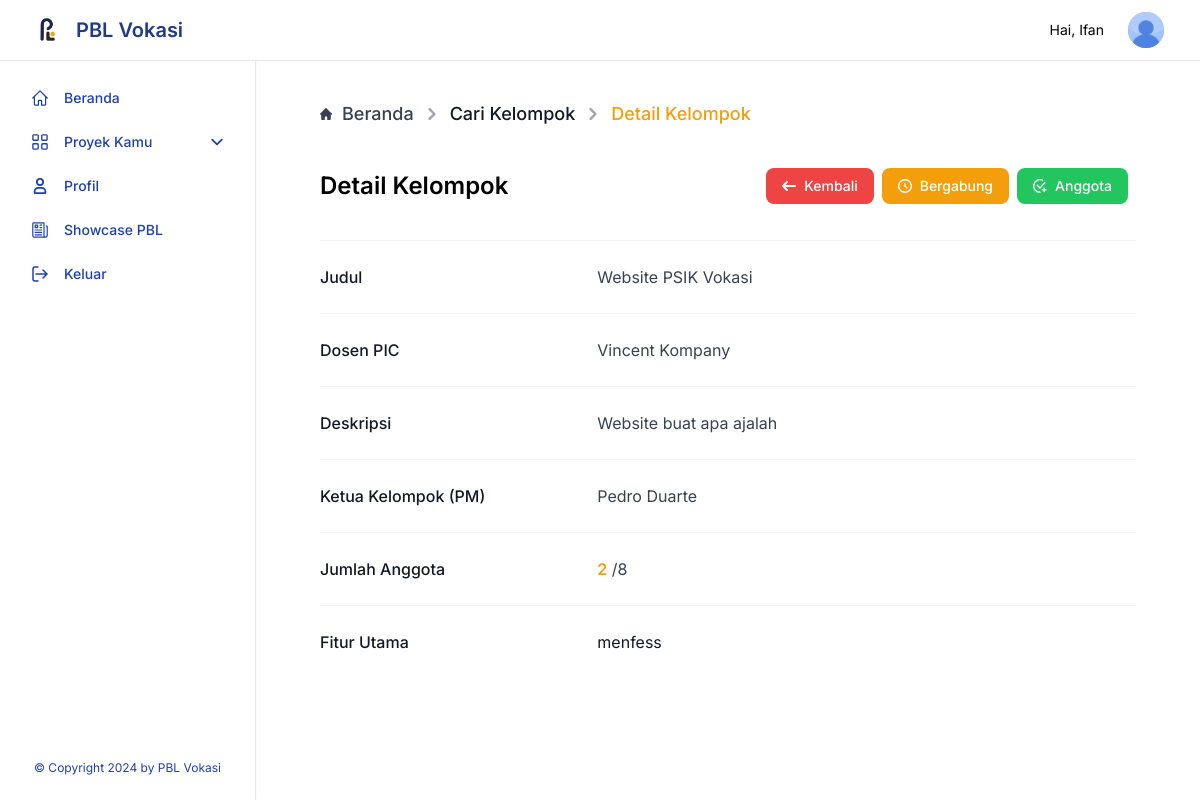
Page /user/detail-kelompok.php?bid=13&id=49 (signed in) on the committed database.
### tables this page shows
CREATE TABLE `bunch` (
  `bunch_id` int(20) NOT NULL,
  `bunch_name` varchar(250) NOT NULL,
  `leader_id` varchar(250) NOT NULL,
  `project_id` int(20) NOT NULL,
  `grade` int(20) NOT NULL,
  `status_show` varchar(12) NOT NULL
);

CREATE TABLE `proyek` (
  `id_proyek` int(20) NOT NULL,
  `nama_proyek` varchar(500) NOT NULL,
  `deskripsi_proyek` varchar(2500) NOT NULL,
  `id_user` varchar(250) NOT NULL,
  `req` varchar(2500) NOT NULL,
  `minggu` int(10) NOT NULL,
  `status_show` varchar(10) NOT NULL,
  `pict` varchar(250) NOT NULL,
  `category` int(11) NOT NULL
);

CREATE TABLE `user` (
  `email` varchar(250) NOT NULL,
  `id` varchar(20) NOT NULL,
  `nama_user` varchar(250) NOT NULL,
  `level` varchar(250) NOT NULL,
  `gambar` varchar(500) NOT NULL,
  `password` varchar(700) NOT NULL
);

### query/query.php (called while the page is built, shortened)
<?php
require 'connectdb.php';
function execThis($query)
{
  global $conn;
  $result = mysqli_query($conn, $query);
  $rows = [];
  while ($row = mysqli_fetch_assoc($result)) {
    $rows[] = $row;
  }
  return $rows;
}

### user/detail-kelompok.php (the view, shortened to what this page needs)
<?php
require '../query/query.php';
$projects = execThis("SELECT bunch_id, id_proyek, bunch_name, leader.nama_user AS leader_name, nama_proyek, category, observer.nama_user AS observer_name, deskripsi_proyek, req FROM bunch INNER JOIN proyek ON bunch.project_id = proyek.id_proyek INNER JOIN user AS leader ON bunch.leader_id = leader.email INNER JOIN user AS observer ON proyek.id_user = observer.email WHERE bunch_id = " . $_GET['bid'] . "");
$bunch_sum = mysqli_query($conn, "SELECT nama_user FROM bunch_member INNER JOIN user ON bunch_member.member_id = user.email WHERE bunch_id = " . $_GET['bid'] . "");
$bunch_num = mysqli_num_rows($bunch_sum);
?>
<!DOCTYPE html>
<html lang="en">
<head>
  <?php include("./includes/head.php") ?>
</head>
<body class="bg-white">
  <?php include("./includes/navbar.php") ?>
  <?php include("./includes/aside.php") ?>
  <div class="p-4 sm:ml-64">
    <div class="rounded-lg mt-14 flex flex-col item-start">
      <div class="mx-auto w-full px-4 lg:px-12">
        <nav class="flex my-7" aria-label="Breadcrumb">
          <ol class="inline-flex items-center space-x-1 md:space-x-2 rtl:space-x-reverse">
            <li class="inline-flex items-center">
              <a href="./dashboard.php" class="inline-flex items-center text-xs md:text-lg font-medium text-gray-700 hover:text-amber-500">
                Beranda
              </a>
            </li>
            <li class="inline-flex items-center">
              <div class="flex items-center">
                <svg class="ms-1 rtl:rotate-180 w-3 h-3 text-gray-400 mx-1" aria-hidden="true" xmlns="http://www.w3.org/2000/svg" fill="none" viewBox="0 0 6 10">
                  <path stroke="currentColor" stroke-linecap="round" stroke-linejoin="round" stroke-width="2" d="m1 9 4-4-4-4" />
                </svg>
                <a href="./groups.php" class="inline-flex items-center text-xs md:text-lg font-medium text-gray-700 hover:text-amber-500">
                  <span class="ms-1 text-xs md:text-lg font-medium text-gray-900 hover:text-amber-500 md:ms-2">Cari Kelompok</span>
                </a>
              </div>
            </li>
            <li aria-current="page">
              <div class="flex items-center">
                <svg class="rtl:rotate-180 w-3 h-3 text-gray-400 mx-1" aria-hidden="true" xmlns="http://www.w3.org/2000/svg" fill="none" viewBox="0 0 6 10">
                  <path stroke="currentColor" stroke-linecap="round" stroke-linejoin="round" stroke-width="2" d="m1 9 4-4-4-4" />
                </svg>
                <span class="ms-1 text-xs md:text-lg font-medium text-amber-500 md:ms-2">Detail Kelompok</span>
              </div>
            </li>
          </ol>
        </nav>
        <div class="flex w-full flex-wrap justify-between items-center">
          <h2 class="text-2xl font-semibold">Detail Kelompok</h2>
          <div class="flex items-center flex-wrap">
            <a href="groups.php?" type="button" class="text-white bg-red-500 hover:bg-red-400 focus:ring-4 focus:outline-none focus:ring-red-300 font-medium rounded-lg text-sm px-4 py-2 text-center inline-flex items-center me-2 my-3">
              <svg class="w-3.5 h-3.5 me-2" aria-hidden="true" xmlns="http://www.w3.org/2000/svg" fill="none" viewBox="0 0 14 10">
                <path stroke="currentColor" stroke-linecap="round" stroke-linejoin="round" stroke-width="2" d="M13 5H1m0 0 4 4M1 5l4-4" />
              </svg>
              Kembali
            </a>
            <button data-modal-target="popup-modal-req" data-modal-toggle="popup-modal-req" type="button" class="<?php if ($bunch_num == 8) : echo "hidden" ?> <?php endif; ?> text-white bg-amber-500 hover:bg-amber-600 focus:ring-4 focus:outline-none focus:ring-amber-300 font-medium rounded-lg text-sm px-4 py-2 text-center inline-flex items-center me-2 my-2">
              <svg class="w-3.5 h-3.5 me-2" aria-hidden="true" xmlns="http://www.w3.org/2000/svg" fill="none" viewBox="0 0 20 20">
                <path stroke="currentColor" stroke-linejoin="round" stroke-width="2" d="M10 6v4l3.276 3.276M19 10a9 9 0 1 1-18 0 9 9 0 0 1 18 0Z" />
              </svg>
              Bergabung
            </button>
            <button type="button" data-modal-target="member-list-modal" data-modal-toggle="member-list-modal" class="text-white bg-green-500 hover:bg-green-400 focus:ring-4 focus:outline-none focus:ring-green-300 font-medium rounded-lg text-sm px-4 py-2 text-center inline-flex items-center me-2 my-2">
              <svg class="w-3.5 h-3.5 me-2" aria-hidden="true" xmlns="http://www.w3.org/2000/svg" width="20" height="20" fill="none" viewBox="0 0 20 20">
                <path stroke="currentColor" stroke-linecap="round" stroke-linejoin="round" stroke-width="2" d="M9.994 19a8.999 8.999 0 1 1 3.53-17.281M5.995 9l4 4 7-8m-1 8v5m-2.5-2.5h5" />
              </svg>
              Anggota
            </button>
          </div>
        </div>
        <?php foreach ($projects as $project) : ?>
          <div class="mt-6 border-t border-gray-100">
            <dl class="divide-y divide-gray-100">
              <div class="px-4 py-6 sm:grid sm:grid-cols-3 sm:gap-4 sm:px-0">
                <dt class="text-md font-medium leading-6 text-gray-900">Judul</dt>
                <dd class="mt-1 text-md leading-6 text-gray-700 sm:col-span-2 sm:mt-0"><?= $project['nama_proyek'] ?></dd>
              </div>
              <div class="px-4 py-6 sm:grid sm:grid-cols-3 sm:gap-4 sm:px-0">
                <dt class="text-md font-medium leading-6 text-gray-900">Dosen PIC</dt>
                <dd class="mt-1 text-md leading-6 text-gray-700 sm:col-span-2 sm:mt-0"><?= $project['observer_name'] ?></dd>
              </div>
              <div class="px-4 py-6 sm:grid sm:grid-cols-3 sm:gap-4 sm:px-0">
                <dt class="text-md font-medium leading-6 text-gray-900">Deskripsi</dt>
                <dd class="mt-1 text-md leading-6 text-gray-700 sm:col-span-2 sm:mt-0"><?= $project['deskripsi_proyek'] ?></dd>
              </div>
              <div class="px-4 py-6 sm:grid sm:grid-cols-3 sm:gap-4 sm:px-0">
                <dt class="text-md font-medium leading-6 text-gray-900">Ketua Kelompok (PM)</dt>
                <dd class="mt-1 text-md leading-6 text-gray-700 sm:col-span-2 sm:mt-0"><?= $project['leader_name'] ?></dd>
              </div>
              <div class="px-4 py-6 sm:grid sm:grid-cols-3 sm:gap-4 sm:px-0">
                <dt class="text-md font-medium leading-6 text-gray-900">Jumlah Anggota</dt>
                <dd class="mt-1 text-md leading-6 text-gray-700 sm:col-span-2 sm:mt-0"> <span class="font-semibold text-amber-500"><?= $bunch_num ?></span> /8</dd>
              </div>
              <div class="px-4 py-6 sm:grid sm:grid-cols-3 sm:gap-4 sm:px-0">
                <dt class="text-md font-medium leading-6 text-gray-900">Fitur Utama</dt>
                <dd class="text-md text-gray-900 sm:col-span-2">
                  <?= $project['req'] ?>
                </dd>
              </div>
            </dl>
          </div>
        <?php endforeach; ?>
      </div>
    </div>
</body>
</html>

### user/includes/head.php (style rules this page uses)
body { font-family: 'Inter', sans-serif; }
html { scroll-behavior: smooth; }

### rows in the picture
bunch: project.nama_proyek "Website PSIK Vokasi", user.nama_user "Vincent Kompany", project.deskripsi_proyek "Website buat apa ajalah", leader.nama_user "Pedro Duarte", project.req "menfess"

### other values in the picture
$_SESSION['nama_user'] "Ifan"
